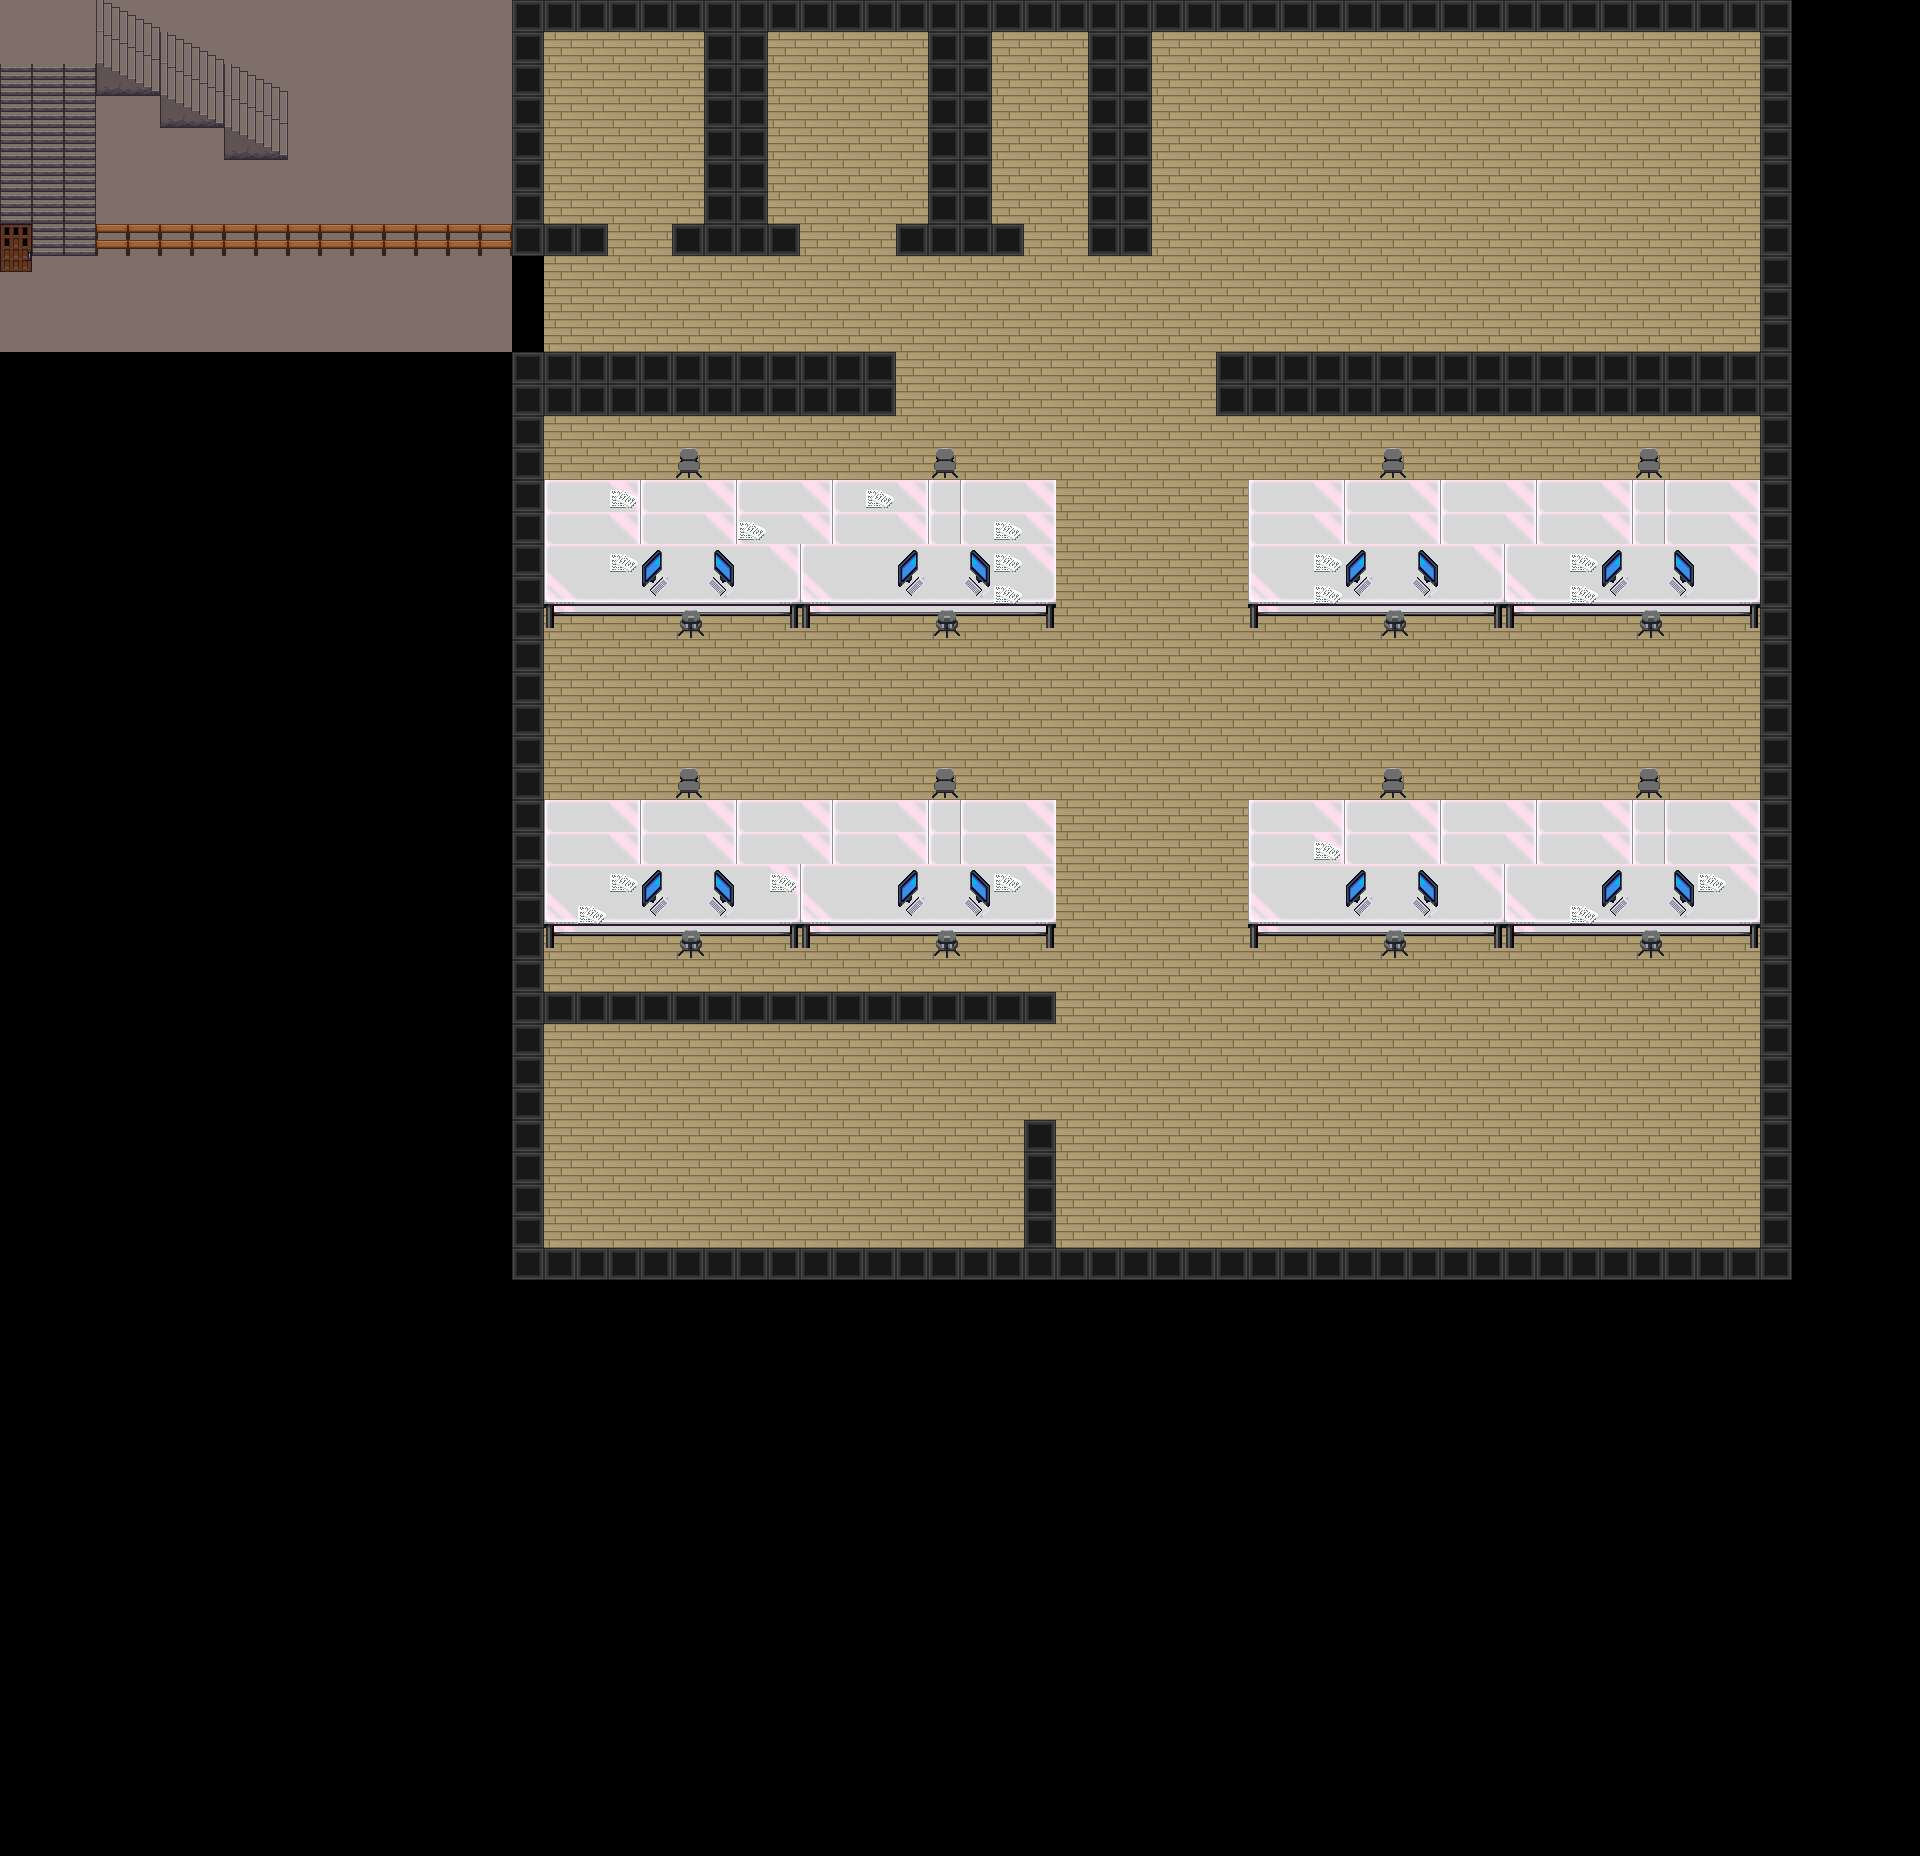

Tiled map render using the project's own tile images. Description and the map definition, with tile-layer contents summarised, below:
An orthogonal 60x58 tile map with 32x32 px tiles, 10 tile layers (start-c-0, exit-a-1, exit-c-0, collisions, ...), 5 tilesets.

<map version="1.5" tiledversion="1.6.0" orientation="orthogonal" renderorder="right-down" width="60" height="58" tilewidth="32" tileheight="32" infinite="0" nextlayerid="14" nextobjectid="1">
 <editorsettings>
  <export target="c-1.json" format="json" />
 </editorsettings>
 <tileset firstgid="1" source="../amphitheater/tilesets/base_out_atlas.tsx" />
 <tileset firstgid="1025" name="cija_32x32_expansion for Pipoya_CC0" tilewidth="32" tileheight="32" tilecount="1995" columns="15">
  <image source="../cija_32x32_expansion for Pipoya_CC0.png" width="480" height="4256" />
 </tileset>
 <tileset firstgid="3020" name="[A]Wall-Up2_pipo" tilewidth="32" tileheight="32" tilecount="6" columns="2">
  <image source="../[A]Wall-Up2_pipo.png" width="64" height="96" />
  <tile id="0">
   <properties>
    <property name="collides" type="bool" value="true" />
   </properties>
  </tile>
  <tile id="1">
   <properties>
    <property name="collides" type="bool" value="true" />
   </properties>
  </tile>
  <tile id="2">
   <properties>
    <property name="collides" type="bool" value="true" />
   </properties>
  </tile>
  <tile id="3">
   <properties>
    <property name="collides" type="bool" value="true" />
   </properties>
  </tile>
  <tile id="4">
   <properties>
    <property name="collides" type="bool" value="true" />
   </properties>
  </tile>
  <tile id="5">
   <properties>
    <property name="collides" type="bool" value="true" />
   </properties>
  </tile>
 </tileset>
 <tileset firstgid="3026" name="furniture" tilewidth="32" tileheight="32" tilecount="1024" columns="16">
  <image source="../tiles_png/community/cert/imgs/tilesheets/furniture.png" width="512" height="2048" />
 </tileset>
 <tileset firstgid="4050" name="mapUtilities" tilewidth="32" tileheight="32" tilecount="9" columns="9">
  <image source="../tiles_png/community/cert/imgs/tilesheets/mapUtilities.png" width="288" height="32" />
  <tile id="2">
   <properties>
    <property name="collides" type="bool" value="true" />
   </properties>
  </tile>
  <tile id="3">
   <properties>
    <property name="collides" type="bool" value="true" />
   </properties>
  </tile>
 </tileset>
 <group id="11" name="start">
  <layer id="12" name="start-c-0" width="60" height="58">
   <properties>
    <property name="startLayer" type="bool" value="true" />
   </properties>
   <data>[3480 cells, 3 non-empty, 1 distinct tile ids]</data>
  </layer>
 </group>
 <group id="9" name="exit">
  <layer id="13" name="exit-a-1" width="60" height="58">
   <data>[3480 cells, 2 non-empty, 1 distinct tile ids]</data>
  </layer>
  <layer id="10" name="exit-c-0" width="60" height="58">
   <properties>
    <property name="exitSceneUrl" value="../openbas.json#start-c" />
   </properties>
   <data>[3480 cells, 4 non-empty, 1 distinct tile ids]</data>
  </layer>
 </group>
 <layer id="8" name="collisions" width="60" height="58">
  <properties>
   <property name="collides" type="bool" value="true" />
  </properties>
  <data>[3480 cells, 34 non-empty, 1 distinct tile ids]</data>
 </layer>
 <layer id="5" name="floor" width="60" height="58">
  <data>[3480 cells, 1548 non-empty, 2 distinct tile ids]</data>
 </layer>
 <layer id="4" name="walls" width="60" height="58">
  <data>[3480 cells, 127 non-empty, 1 distinct tile ids]</data>
 </layer>
 <layer id="6" name="tables" width="60" height="58">
  <data>[3480 cells, 320 non-empty, 9 distinct tile ids]</data>
 </layer>
 <layer id="7" name="decorations" width="60" height="58">
  <data>[3480 cells, 66 non-empty, 7 distinct tile ids]</data>
 </layer>
 <layer id="1" name="treppe-fprground" width="60" height="58">
  <data>[3480 cells, 84 non-empty, 6 distinct tile ids]</data>
 </layer>
 <layer id="2" name="treppe-background" width="60" height="58">
  <data>[3480 cells, 177 non-empty, 8 distinct tile ids]</data>
 </layer>
 <objectgroup id="3" name="floorLayer" />
</map>
